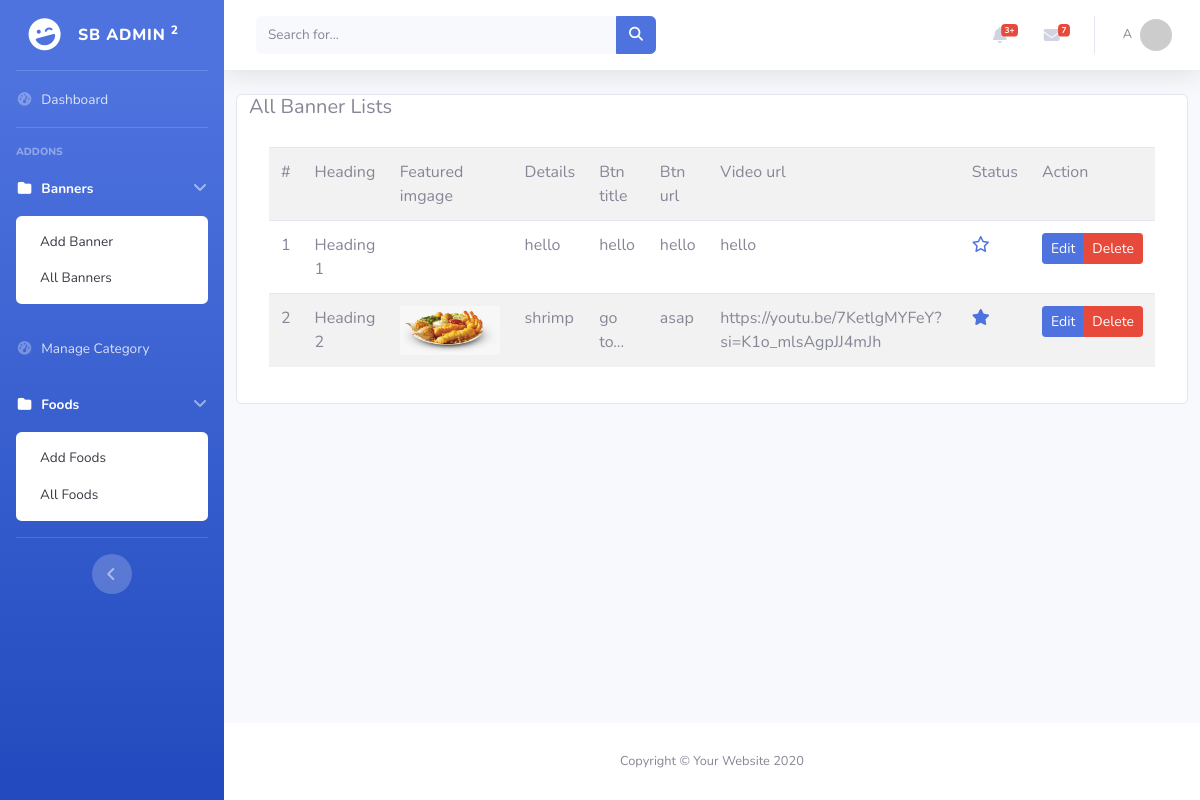
Screenshot of /backend/all_banners.php (signed in) with the database file from the repository.
### tables this page shows
CREATE TABLE `banners` (
  `id` int(11) NOT NULL,
  `heading` varchar(255) NOT NULL,
  `details` mediumtext DEFAULT NULL,
  `button_title` varchar(255) DEFAULT NULL,
  `button_url` varchar(255) DEFAULT NULL,
  `video_url` varchar(255) DEFAULT NULL,
  `featured_img` varchar(255) NOT NULL,
  `status` tinyint(1) NOT NULL DEFAULT 0
);

### backend/all_banners.php (the view)
<?php
include_once "./backendLayouts/header.php";
include "../database/env.php";
$query = "SELECT * FROM banners";
$res = mysqli_query($db_connect,$query);
$fetch_data = mysqli_fetch_all($res,1);
?>
    <section>
        <div class="container">
            <div class="row">
                <div class="col-lg-12 card">
                    <div class="caed-header">
                        <h5>All Banner Lists</h5>
                    </div>
                    <div class="card-body table-responsive">
                        <table class="table table-hover table-striped">
                            <tr>
                                <td>#</td>
                                <td>Heading</td>
                                <td>Featured imgage</td>
                                <td>Details</td>
                                <td>Btn title</td>
                                <td>Btn url</td>
                                <td>Video url</td>
                                <td>Status</td>
                                <td>Action</td>
                            </tr>
                            <?php
                            foreach($fetch_data as $key=> $data){
                            ?>
                            <tr>
                                <td><?= ++$key ?></td>
                                <td><?= $data['heading'] ?></td>
                                <td>
                                    <img width="100" src="../controller/banners/uploads/<?= $data['featured_img'] ?>" alt="">
                                </td>
                                <td><?= $data['details'] ?></td>
                                <td><?= $data['button_title'] ?></td>
                                <td><?= $data['button_url'] ?></td>
                                <td><?= $data['video_url'] ?></td>
                                <td>
                                <a href="../controller/banners/status.php?status-id=<?= $data['id'] ?>"><i class="<?= $data['status'] == 1 ? 'fa-solid' : 'fa-regular'?> fa-star"></i></a>
                                </td>
                                <td>
                                    <div class="btn-group">
                                        <a href="" class="btn btn-primary btn-sm">Edit</a>
                                        <a href="" class="btn btn-danger btn-sm">Delete</a>
                                    </div>
                                </td>
                            </tr>
                            <?php
                            }
                            ?>
                        </table>
                    </div>
                </div>
            </div>
        </div>
    </section>
</div>
<?php
include_once "./backendLayouts/footer.php";
?>

### rows the page displays
banners: heading "Heading 1", details "hello", button_title "hello", button_url "hello", video_url "hello", status 0 (drawn)
banners: heading "Heading 2", featured_img (picture), details "shrimp", button_title "go to...", button_url "asap", video_url "https://youtu.be/7KetlgMYFeY?si=K1o_mlsAgpJJ4mJh", status 1 (drawn)

### other values shown
$_SESSION['auth']['fname'] "A"
